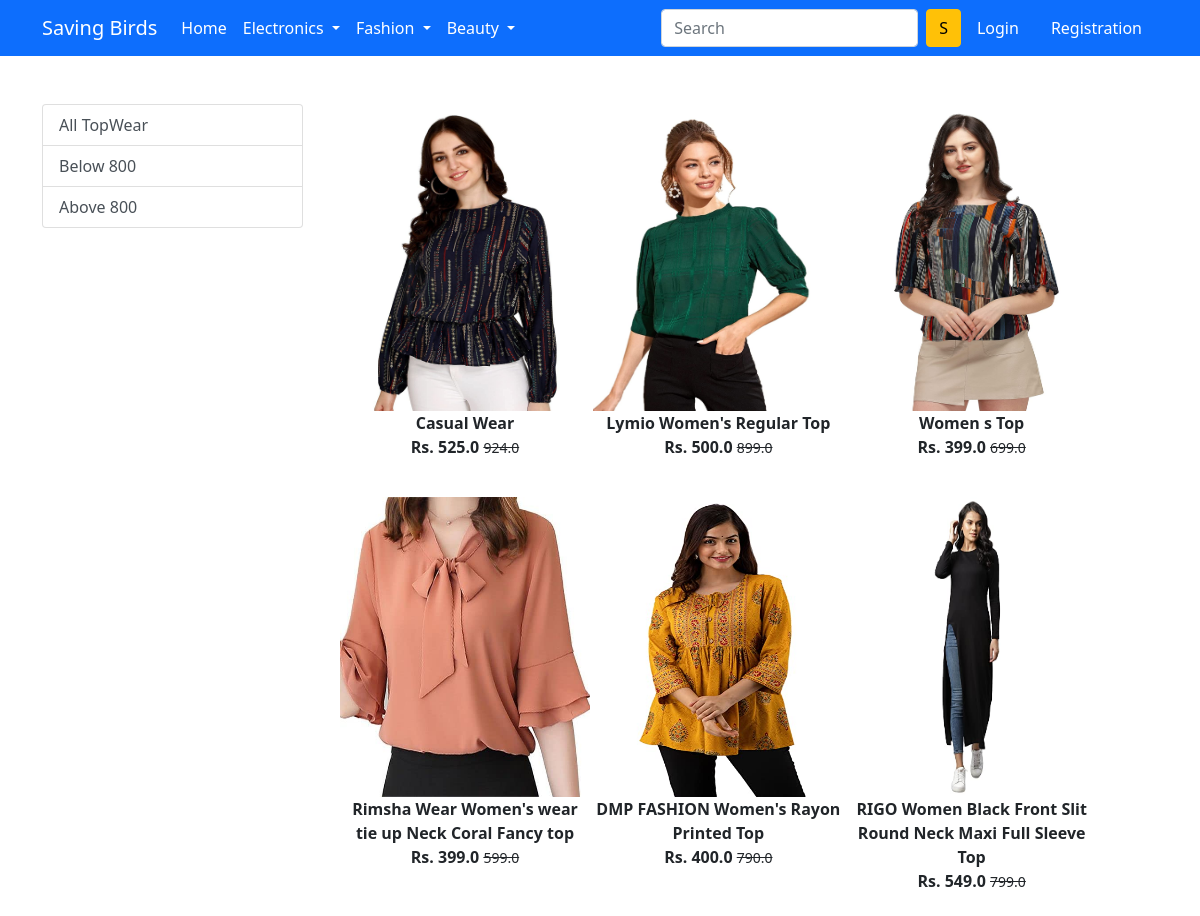
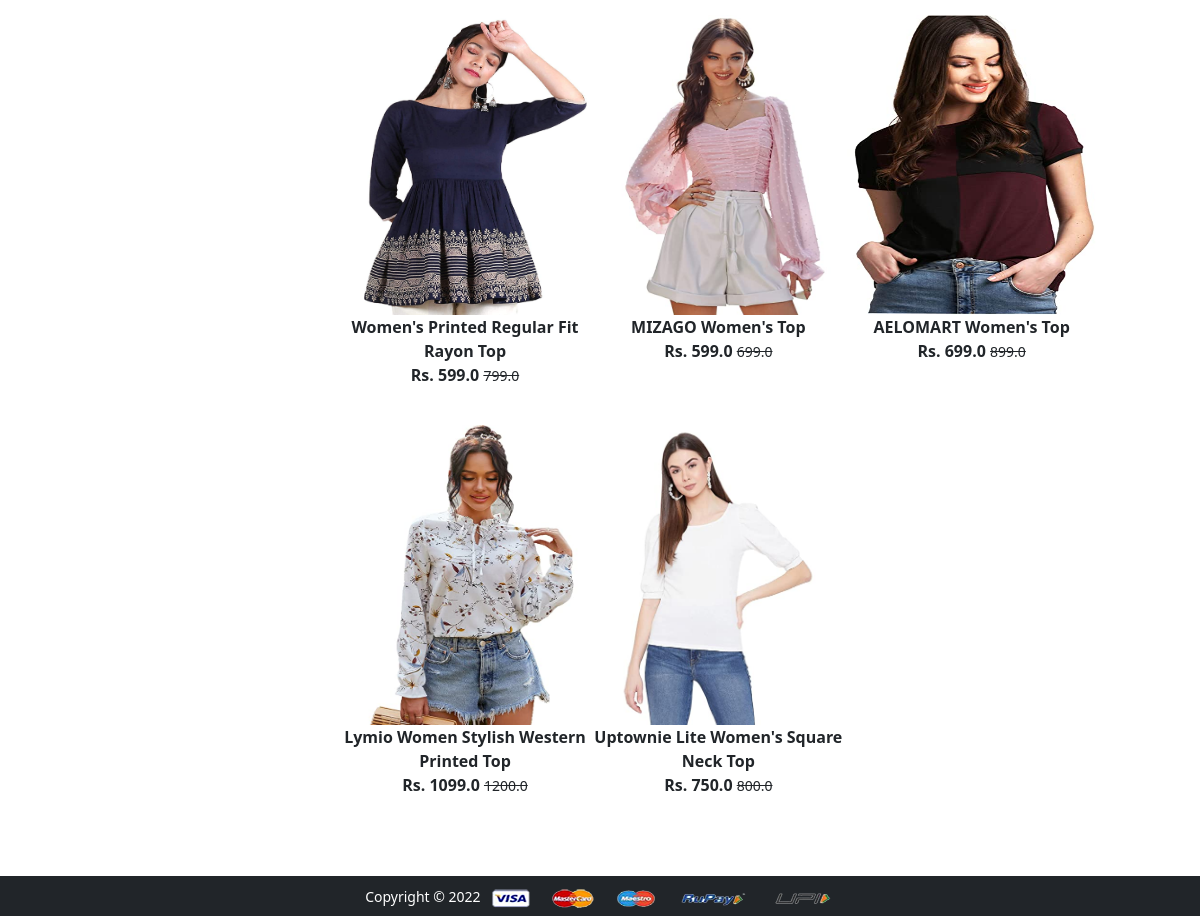
Screenshot of /topwear/ with the database file from the repository (2 pictures, top to bottom).
### app/models.py (models this page shows, shortened)
class Product(models.Model):
 title = models.CharField(max_length=100)
 selling_price = models.FloatField()
 discounted_price = models.FloatField()
 description = RichTextField(null=True,blank=True)
 brand = models.CharField(max_length=100)
 category = models.CharField( choices=CATEGORY_CHOICES, max_length=2)
 product_image = models.ImageField(upload_to='productimg')

### app/views.py (the view)
# urls.py: path('topwear/', views.topwear, name='topwear'),
def topwear(request, data=None):
	totalitem = 0
	if request.user.is_authenticated:
		totalitem = len(Cart.objects.filter(user=request.user))
	if data==None :
			topwear = Product.objects.filter(category='TW')
	elif data == 'below':
			topwear = Product.objects.filter(category='TW').filter(discounted_price__lt=800)
	elif data == 'above':
			topwear = Product.objects.filter(category='TW').filter(discounted_price__gt=800)
	return render(request, 'app/topwear.html', {'topwear':topwear, 'totalitem':totalitem})

### app/templates/app/topwear.html (shortened to what this page needs)
{% extends 'app/base.html' %}
{% load static %}
{% block main-content %}
<div class="container my-5">
 <div class="row">
  <div class="col-sm-3">
   <div class="list-group">
     <a href="{% url 'topwear' %}" class="list-group-item list-group-item-action" aria-current="true">All TopWear</a>
     <a href="{% url 'topweardata' 'below'  %}" class="list-group-item list-group-item-action">Below 800</a>
     <a href="{% url 'topweardata' 'above'  %}" class="list-group-item list-group-item-action">Above 800</a>
   </div>
  </div>
  <div class="col-sm-8">
   <div class="row">
    {% for product in topwear %}
     <div class="col-sm-4 text-center mb-4">
      <a href="{% url 'product-detail' product.id %}" class="btn">
       <div class="item">
        <img src="{{product.product_image.url}}" alt="" height="300" width="250" class="">
        <div class="fw-bold">{{product.title}}</div>
        <div class="fw-bold">Rs. {{product.discounted_price}} <small class="fw-light text-decoration-line-through">{{product.selling_price}}</small></div>
       </div>
      </a>
     </div>
    {% endfor %}
   </div>
  </div>
 </div>
</div>
{% endblock main-content %}

### rows the page displays
Product: product_image (picture), title "Casual Wear", discounted_price "525.0", selling_price "924.0"
Product: product_image (picture), title "Lymio Women's Regular Top", discounted_price "500.0", selling_price "899.0"
Product: product_image (picture), title "Women s Top", discounted_price "399.0", selling_price "699.0"
Product: product_image (picture), title "Rimsha Wear Women's wear tie up Neck Coral Fancy top", discounted_price "399.0", selling_price "599.0"
Product: product_image (picture), title "DMP FASHION Women's Rayon Printed Top", discounted_price "400.0", selling_price "790.0"
Product: product_image (picture), title "RIGO Women Black Front Slit Round Neck Maxi Full Sleeve Top", discounted_price "549.0", selling_price "799.0"
Product: product_image (picture), title "Women's Printed Regular Fit Rayon Top", discounted_price "599.0", selling_price "799.0"
Product: product_image (picture), title "MIZAGO Women's Top", discounted_price "599.0", selling_price "699.0"
Product: product_image (picture), title "AELOMART Women's Top", discounted_price "699.0", selling_price "899.0"
Product: product_image (picture), title "Lymio Women Stylish Western Printed Top", discounted_price "1099.0", selling_price "1200.0"
Product: product_image (picture), title "Uptownie Lite Women's Square Neck Top", discounted_price "750.0", selling_price "800.0"
